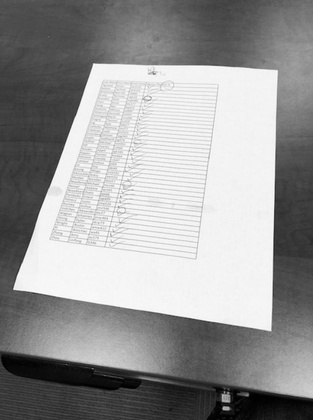
%> input picture paper.jpg, 313 x 420 px, shrunk from 573 x 769 before the run
$ octave part3.m   (GNU Octave 9; MATLAB toolbox functions it lacks are replaced by stand-ins)
%> lines starting %> are read from the running program, lines starting %| are printed output that depends on the picture; in (x1, y1, x2, y2) boxes, pixels count from 0 and x2, y2 are one past the last pixel; in counts of white or black regions, pixels touching at a corner belong together; the program's own positions count from 1
clear;
close all;
clc;

data = imread('paper.jpg');
%> data is the input picture: size 420x313x3 uint8; min 0, max 255, mean 151.4
x = rgb2gray(data);
x = double(x);
%> x: size 420x313 double

derX = [0, 0, 0;
        1/2, 0, -1/2;
        0, 0, 0];

derY = [0, 1/2, 0;
        0, 0, 0;
        0, -1/2, 0];

kernel = fspecial('gaussian', 3, 3);

M = conv2(x, kernel, 'same');

smoothGx = conv2(M, derX, 'same');
smoothGy = conv2(M, derY, 'same');
smoothGXY = sqrt(smoothGx .* smoothGx + smoothGy .* smoothGy);

[m, n] = size(smoothGXY);
%> m = 420; n = 313
sup = zeros(m, n);
Mag = smoothGXY;
smooth = atan2(smoothGy, smoothGx);
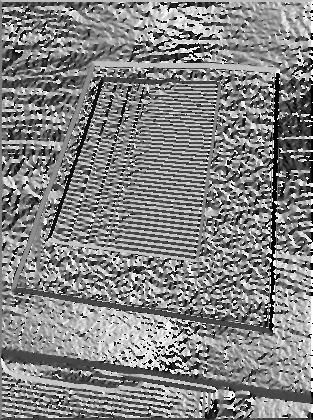
%> smooth: size 420x313 double; min -3.14, max 3.14, mean 0.113; drawn with min black and max white

for i = 2:m-1
    for j = 2:n-1
        angle = rad2deg(smooth(i, j));
        if (angle >= 0 && angle < pi/8) || (angle >= 7*pi/8 && angle < pi)
            row1 = i;
            row2 = i;
            col1 = j + 1;
            col2 = j - 1;
        elseif (angle >= 3*pi/8 && angle < 5*pi/8)
            row1 = i - 1;
            row2 = i + 1;
            col1 = j;
            col2 = j;
        elseif (angle >= pi/8 && angle < 3*pi/8)
            row1 = i + 1;
            row2 = i - 1;
            col1 = j - 1;
            col2 = j + 1;
        else
            row1 = i - 1;
            row2 = i + 1;
            col1 = j - 1;
            col2 = j + 1;
        end

        if (Mag(i, j) > Mag(row1, col1) && Mag(i, j) > Mag(row2, col2))
            sup(i, j) = Mag(i, j);
        end
    end
end
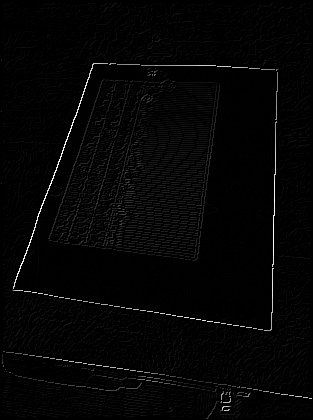
%> sup: size 420x313 double; min 0, max 66.37, mean 1.3; drawn with min black and max white
%> after the loop, col1 = 311; col2 = 313; row1 = 418; row2 = 420

sup_max = max(sup(:));
%> sup_max = 66.37
th = 0.6 * sup_max;
%> th = 39.82
tl = 0.2 * sup_max;
%> tl = 13.27
r1 = sup >= th;
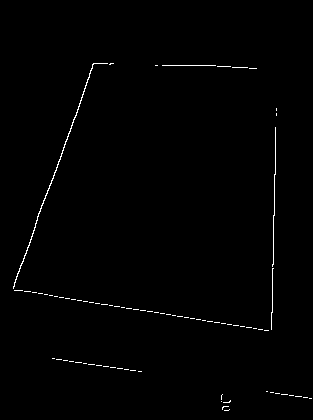
%> r1: size 420x313 logical; 0.76% white in thin lines or dots, all inside (x1, y1, x2, y2) = (13, 63, 312, 411)
r2 = (sup >= tl) & (sup < th);
%> r2: size 420x313 logical; 0.5% white in thin lines or dots, all inside (x1, y1, x2, y2) = (2, 63, 278, 419)
eImg = zeros(size(sup));
eImg(r1) = 1;
eImg(r2) = 0.03;
%> eImg: size 420x313 double; min 0, max 1, mean 0.00773

dilated_image = eImg;
structuring_element = ones(3);

for i = 2:m-1
    for j = 2:n-1
        if eImg(i, j) == 1
            dilated_image(i-1:i+1, j-1:j+1) = max(dilated_image(i-1:i+1, j-1:j+1), structuring_element);
        end
    end
end
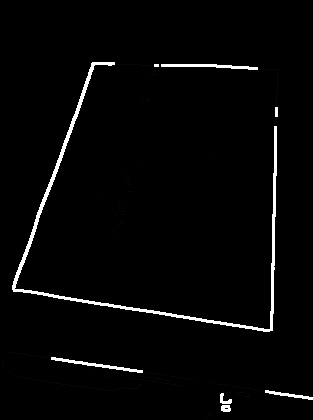
%> dilated_image: size 420x313 double; min 0, max 1, mean 0.0255


maxR = round(sqrt(m^2 + n^2));
%> maxR = 524
hLine = zeros(180, 2*maxR + 1);

for i = 1:m
    for j = 1:n
        if dilated_image(i, j) > 0
            for k = 1:180
                t = deg2rad(k - 1);
                R = round(j*cos(t) + i*sin(t)) + maxR + 1;
                hLine(k, R) = hLine(k, R) + 1;
            end
        end
    end
end
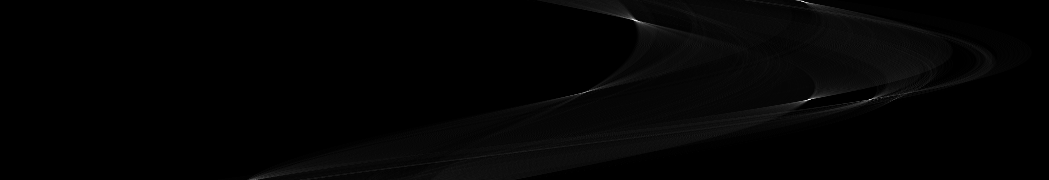
%> hLine: size 180x1049 double; min 0, max 264, mean 3.8; drawn with min black and max white
%> after the loop, R = 324; t = 3.12


nSize = 4;
[row, col] = size(hLine);
%> row = 180; col = 1049
hMax = false(row, col);

threshold = 0.53 * max(hLine(:));
%> threshold = 139.9

for i = 2:row-1
    for j = 2:col-1
        neighborhood = hLine(i-1:i+1, j-1:j+1);
        max_val = max(neighborhood(:));
        if hLine(i, j) == max_val && max_val > threshold
            hMax(i, j) = true;
        end
    end
end
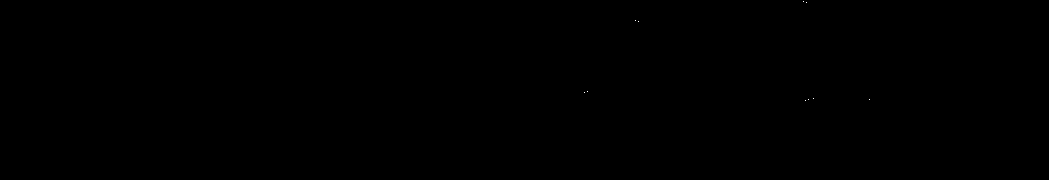
%> hMax: size 180x1049 logical; 0.01% white in thin lines or dots, all inside (x1, y1, x2, y2) = (584, 1, 870, 101)

[maximaRows, maximaCols] = find(hMax);
%> maximaRows = [93; 92; 21; 22; 2; 101; 3; 100; 99; 100]; maximaCols = [585; 588; 636; 639; 804; 806; 807; 809; 814; 870]


intersection_points = [];

for i = 1:size(maximaRows, 1)-1
    for j = i+1:size(maximaRows, 1)
        theta1 = deg2rad(maximaRows(i) - 1);
        rho1 = maximaCols(i) - maxR - 1;
        theta2 = deg2rad(maximaRows(j) - 1);
        rho2 = maximaCols(j) - maxR - 1;

        x_intersect = (rho1*sin(theta2) - rho2*sin(theta1)) / sin(theta2 - theta1);
        y_intersect = (rho2*cos(theta1) - rho1*cos(theta2)) / sin(theta2 - theta1);

        intersection_points = [intersection_points; x_intersect, y_intersect];
    end
end
%> this loop made 9 passes
%> after the loop, intersection_points = 45 rows, first 12: [170.2 65.98; 95.06 63.36; 97.75 63.45; 277.8 69.74; -1593.3 4.4; 279.7 69.81; -1842.7 -4.31; -2194.7 -16.6; -2342.9 -21.78; 94.59 64.66; 97.27 64.71; 277.9 67.86]

figure;
imshow(dilated_image, 'InitialMagnification', 'fit');
hold on;


for k = 1:size(maximaRows, 1)
    R = maximaCols(k) - maxR - 1;
    t = deg2rad(maximaRows(k) - 1);
    x = 1:n;
    y = (R - x*cos(t)) / sin(t);
    plot(x, y, 'r', 'LineWidth', 0.5);
end
%> this loop made 10 passes
%> (R, t) on passes 1 to 10: (60, 1.61), (63, 1.59), (111, 0.349), (114, 0.367), (279, 0.0175), (281, 1.75), (282, 0.0349), (284, 1.73), (289, 1.71), (345, 1.73)

hold off;
title('Edge Image with Detected Lines');
%> figure, not shown here; its title reads 'Edge Image with Detected Lines'


figure;
imshow(hLine, [], 'XData', linspace(-maxR, maxR, size(hLine, 2)), 'YData', linspace(0, 180, size(hLine, 1)), 'InitialMagnification', 'fit');
title('Hough Transform with Local Maxima');

hold on;
plot(maximaCols - maxR - 1, maximaRows - 1, 'r*');
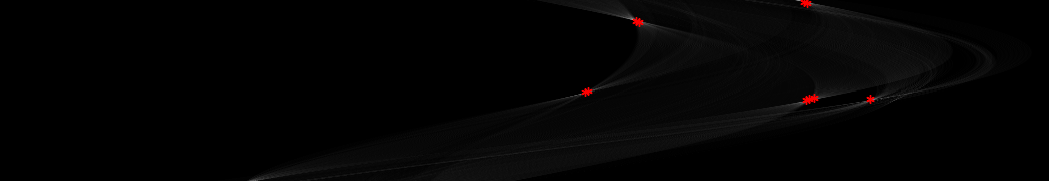
%> figure redrawn from the program's plot data; its title reads 'Hough Transform with Local Maxima'
hold off;

detected_lines = [];

for i = 1:numel(maximaRows)
    R = maximaCols(i) - maxR - 1;
    t = maximaRows(i) - 1;

    detected_lines = [detected_lines; R, t];
end
%> this loop made 10 passes
%> (R, t) on passes 1, 7, 8, 9, 10: (60, 92), (282, 2), (284, 99), (289, 98), (345, 99)
%> (R, t, detected_lines) on passes 2 to 6: (63, 91, [60 92; 63 91]), (111, 20, [60 92; 63 91; 111 20]), (114, 21, [60 92; 63 91; 111 20; 114 21]), (279, 1, [60 92; 63 91; 111 20; 114 21; 279 1]), (281, 100, [60 92; 63 91; 111 20; 114 21; 279 1; 281 100])
%> after the loop, detected_lines = [60 92; 63 91; 111 20; 114 21; 279 1; 281 100; 282 2; 284 99; 289 98; 345 99]
